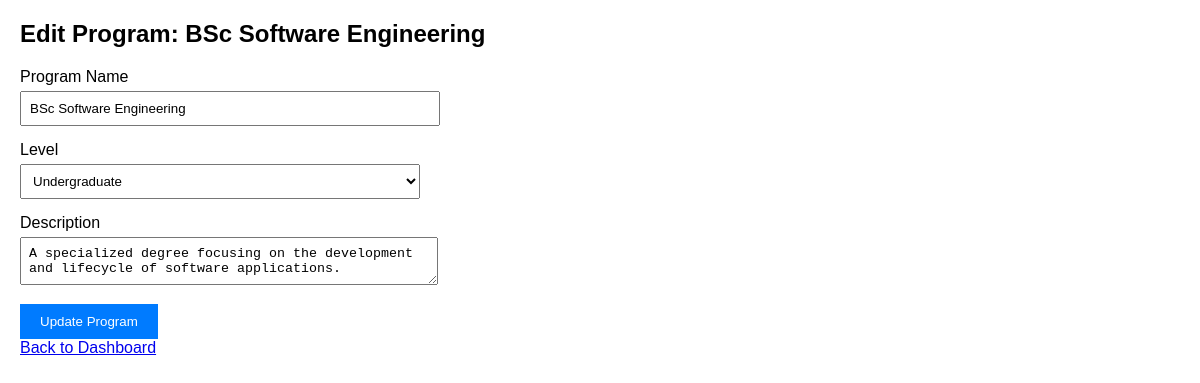
The page /admin/edit_programme.php?id=2 on the database its author committed.
### tables this page shows
CREATE TABLE `programmes` (
  `ProgrammeID` int(11) NOT NULL,
  `ProgrammeName` text NOT NULL,
  `LevelID` int(11) DEFAULT NULL,
  `ProgrammeLeaderID` int(11) DEFAULT NULL,
  `Description` text DEFAULT NULL,
  `Image` text DEFAULT NULL
);

### admin/edit_programme.php (the view, shortened to what this page needs)
<?php
require_once __DIR__ . '/../database/db.php';
$programId = $_GET['id'];
$sql = "SELECT p.ProgrammeID, p.ProgrammeName, p.LevelID, p.Description, l.LevelName
        FROM Programmes p
        JOIN Levels l ON p.LevelID = l.LevelID
        WHERE p.ProgrammeID = ?";
$stmt = $conn->prepare($sql);
$stmt->bind_param("i", $programId);
$stmt->execute();
$result = $stmt->get_result();
$program = $result->fetch_assoc();
?>
<!DOCTYPE html>
<html lang="en">
<head>
    <link rel="stylesheet" href="assets/css/edit.css">
</head>
<body>
    <h2>Edit Program: <?php echo htmlspecialchars($program['ProgrammeName']); ?></h2>
    <form method="POST">
        <div class="form-group">
            <label for="program_name">Program Name</label>
            <input type="text" id="program_name" name="program_name" value="<?php echo htmlspecialchars($program['ProgrammeName']); ?>" required>
        </div>
        <div class="form-group">
            <label for="level_id">Level</label>
            <select id="level_id" name="level_id" required>
                <option value="1" <?php echo $program['LevelID'] == 1 ? 'selected' : ''; ?>>Undergraduate</option>
            </select>
        </div>
        <div class="form-group">
            <label for="description">Description</label>
            <textarea id="description" name="description"><?php echo htmlspecialchars($program['Description']); ?></textarea>
        </div>
        <button type="submit">Update Program</button>
    </form>
    <a href="dashboard.php">Back to Dashboard</a>
</body>
</html>

### admin/assets/css/edit.css (style rules this page uses)
body { font-family: Arial, sans-serif; margin: 20px; }
.form-group { margin-bottom: 15px; }
label { display: block; margin-bottom: 5px; }
input, select, textarea { width: 100%; max-width: 400px; padding: 8px; }
button { padding: 10px 20px; background: #007bff; color: white; border: none; cursor: pointer; }

### rows shown on the page
programmes: ProgrammeName "BSc Software Engineering", program_name "BSc Software Engineering", level_id "Undergraduate", description "A specialized degree focusing on the development and lifecycle of software applications."
